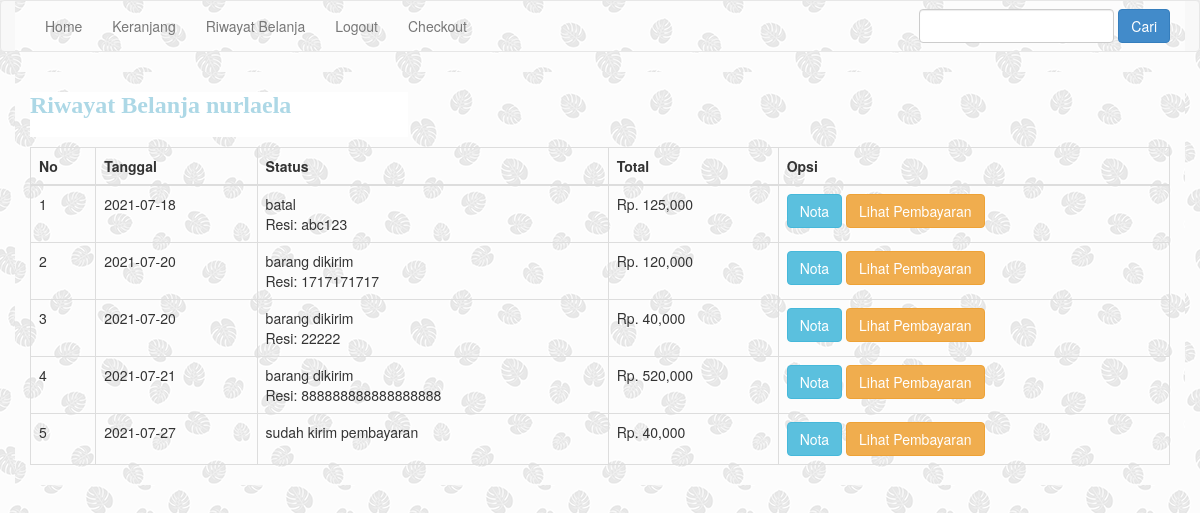
Screenshot of /riwayat.php (signed in) with the database file from the repository.
### tables this page shows
CREATE TABLE `pembelian` (
  `id_pembelian` int(11) NOT NULL,
  `id_pelanggan` int(11) NOT NULL,
  `id_ongkir` int(11) NOT NULL,
  `tanggal_pembelian` date NOT NULL,
  `total_pembelian` int(11) NOT NULL,
  `nama_kota` varchar(100) NOT NULL,
  `tarif` int(11) NOT NULL,
  `alamat_pengiriman` text NOT NULL,
  `status_pembelian` varchar(100) NOT NULL DEFAULT 'pending',
  `resi_pengiriman` varchar(50) NOT NULL
);

### riwayat.php (the view, shortened to what this page needs)
<?php
include 'koneksi.php';
?>
<!DOCTYPE html>
<html>
<head>
	<link rel="stylesheet" href="admin/assets/css/bootstrap.css">
</head>
<body>
<?php include 'menu.php'; ?>
<section class="riwayat">
	<div class="container">
		<h3>Riwayat Belanja <?php echo $_SESSION["pelanggan"] ["nama_pelanggan"] ?></h3>
		<table class="table table-bordered">
			<thead>
				<tr>
					<th>No</th>
					<th>Tanggal</th>
					<th>Status</th>
					<th>Total</th>
					<th>Opsi</th>
				</tr>
			</thead>
			<tbody>
				<?php
				$nomor=1;
				$id_pelanggan=$_SESSION["pelanggan"]['id_pelanggan'];
				$ambil=$koneksi->query("SELECT * FROM pembelian WHERE id_pelanggan='$id_pelanggan'
					");
				while($pecah=$ambil->fetch_assoc()) {
				?>
				<tr>
					<td><?php echo $nomor; ?></td>
					<td><?php echo $pecah["tanggal_pembelian"] ?></td>
					<td>
						<?php echo $pecah["status_pembelian"] ?>
						<br>
						<?php if (!empty($pecah['resi_pengiriman'])): ?>
						Resi: <?php echo $pecah['resi_pengiriman'];?>
						<?php endif ?>
					</td>
					<td>Rp. <?php echo number_format($pecah["total_pembelian"]) ?></td>
					<td>
						<a href="nota.php?id=<?php echo $pecah["id_pembelian"] ?>" class="btn btn-info">Nota</a>
						<?php if($pecah['status_pembelian']=="pending"):?>
						<a href="pembayaran.php?id=<?php echo $pecah["id_pembelian"]; ?>"class="btn btn-success">
							Input Pembayaran
						</a>
					<?php else: ?>
						<a href="lihat_pembayaran.php?id=<?php echo $pecah["id_pembelian"]?>" class="btn btn-warning">
							Lihat Pembayaran
						</a>
					<?php endif ?>
					</td>
				</tr>
				<?php $nomor++;?>
				<?php } ?>
			</tbody>
		</table>
	</div>
</section>
</body>
</html>

### riwayat.php (style rules this page uses)
body { background-image: url(images/leaf.png); }
.container h3 { font-family: Verdana; font-weight: bold; color: lightblue; background-color: white; height: 45px; width: 378px; }

### rows the page displays
pembelian: tanggal_pembelian "2021-07-18", status_pembelian "batal", resi_pengiriman "abc123", total_pembelian "125,000"
pembelian: tanggal_pembelian "2021-07-20", status_pembelian "barang dikirim", resi_pengiriman "1717171717", total_pembelian "120,000"
pembelian: tanggal_pembelian "2021-07-20", status_pembelian "barang dikirim", resi_pengiriman "22222", total_pembelian "40,000"
pembelian: tanggal_pembelian "2021-07-21", status_pembelian "barang dikirim", resi_pengiriman "888888888888888888", total_pembelian "520,000"
pembelian: tanggal_pembelian "2021-07-27", status_pembelian "sudah kirim pembayaran", total_pembelian "40,000"

### other values shown
$_SESSION["pelanggan"] ["nama_pelanggan"] "nurlaela"
